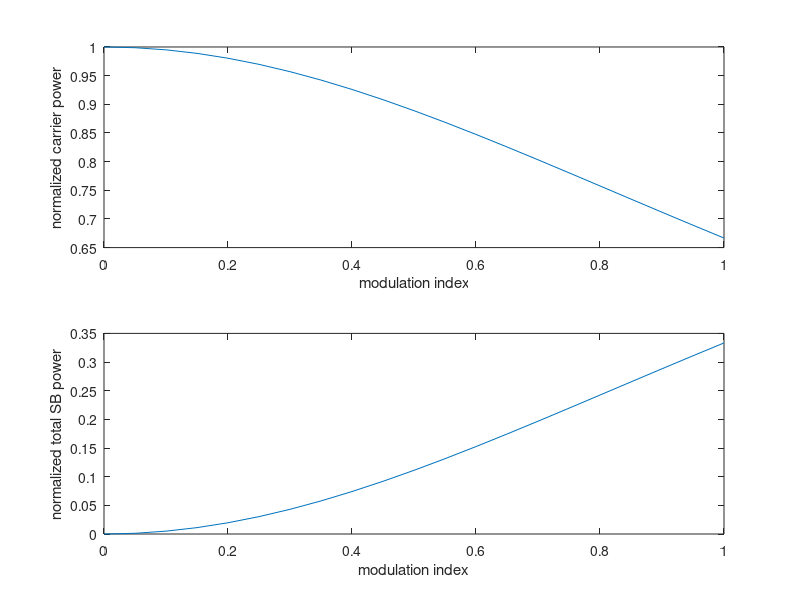

MATLAB code to generate this figure:
close all;
clear all;

%generation
u = 0:0.05:1;
Pc_norm = (0.5)./(0.5+(u.^2)/4);
Pts_norm = ((u.^2)/4)./(0.5+(u.^2)/4);

%plotting
subplot(2,1,1);
plot(u,Pc_norm);
xlabel('modulation index');
ylabel('normalized carrier power');

subplot(2,1,2);
plot(u,Pts_norm);
xlabel('modulation index');
ylabel('normalized total SB power');